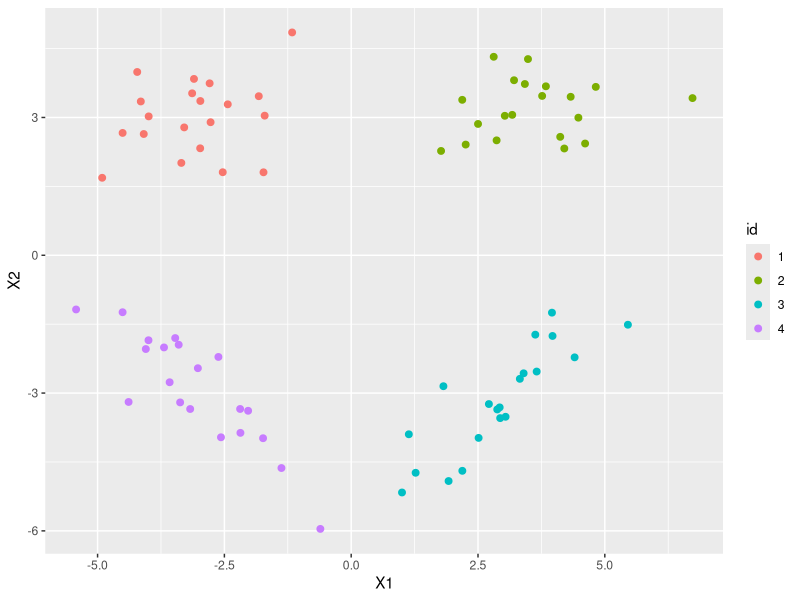
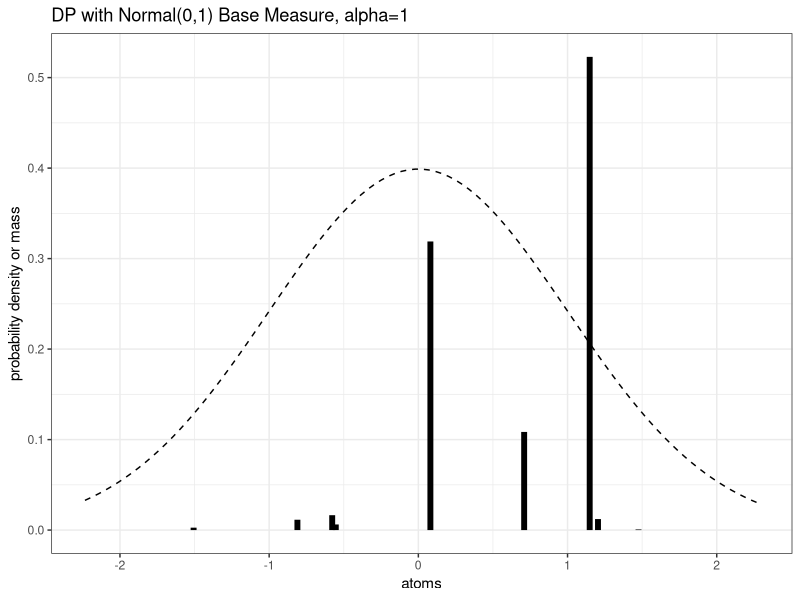
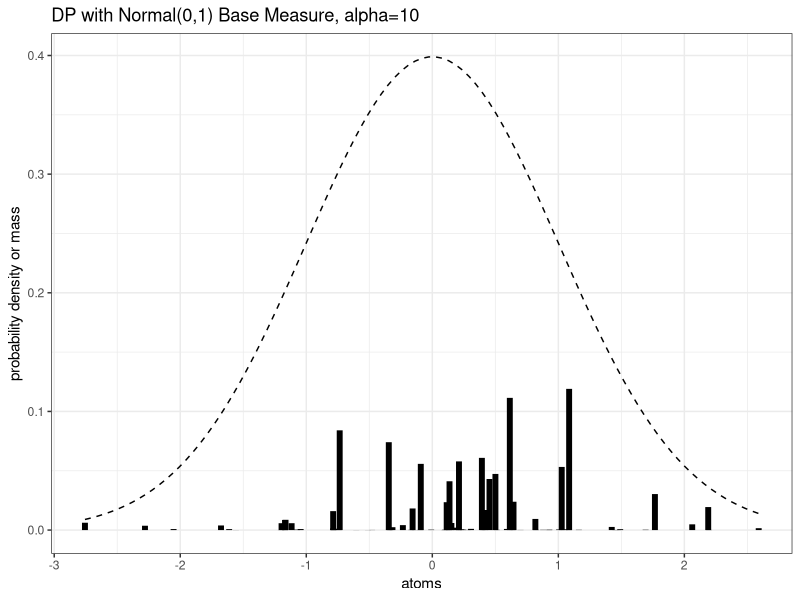
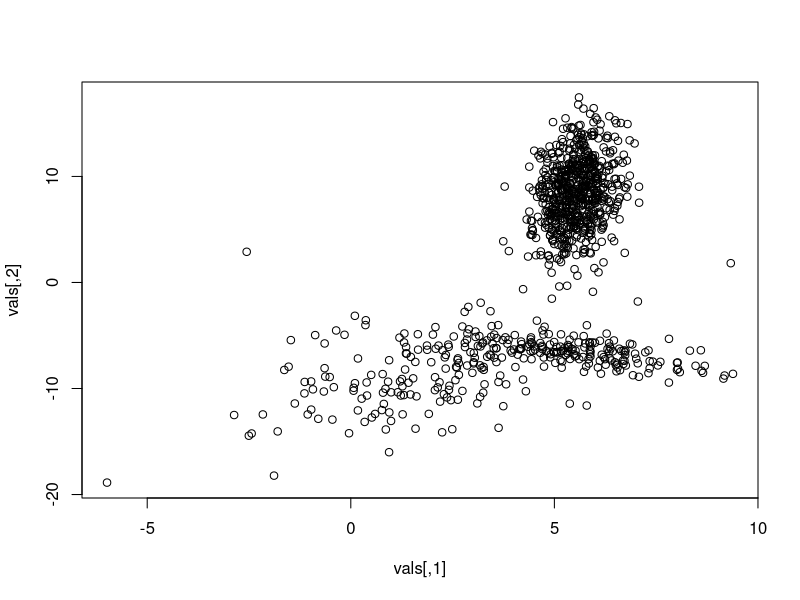
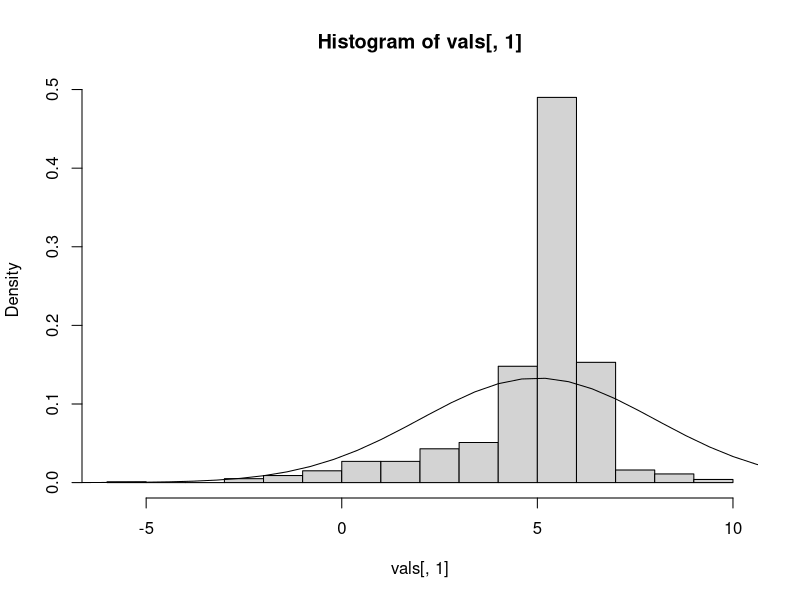
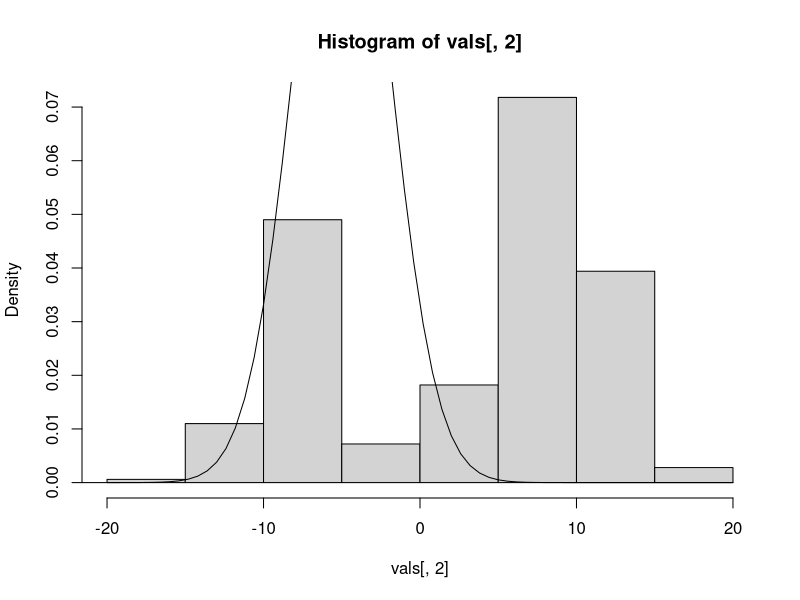
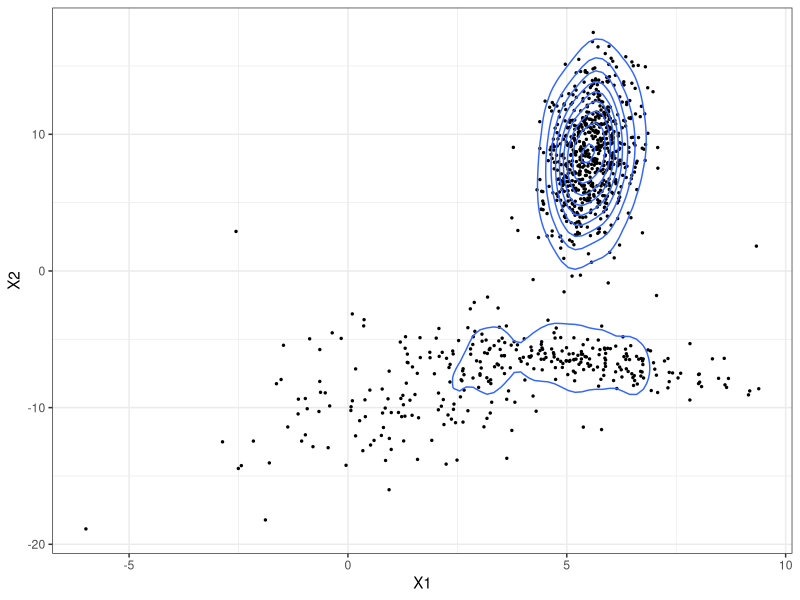

Write R code to recreate these figures, in order. (Note: this script raises an error after producing the figures.)
## ---- chunk 1
library(mvtnorm)
library(ggplot2)
#library(plyr)
#library(MCMCpack)
## ---- chunk 2
genCluster<-function(n,id,mu=c(0,0),sigma=diag(2)){
  d<-data.frame(rmvnorm(n,mean=mu,sigma=sigma))
  d$id<-id
  return(d)
}

#upper left- isotropic
red<-genCluster(20,"1",mu=c(-3,3)) #sigma=cbind(c(2,-.5),c(-.5,2))
#upper right- stretched horizontally
blue<-genCluster(20,"2",c(3,3),sigma=matrix(c(1.5,0,0,.5),nrow=2))
#lower right- positive correlation
green<-genCluster(20,"3",c(3,-3),sigma=matrix(c(1,.8,.8,1),nrow=2))
#lower left- negative correlation
black<-genCluster(20,"4",c(-3,-3),sigma=matrix(c(1,-.8,-.8,1),nrow=2))
dat<-rbind(red,blue,green,black)
ggplot(data=dat)+geom_point(aes(x=X1,y=X2,color=id),size=2)
## ---- chunk 3
rstick<-function(K,alpha){
  # returns a truncated stick breaking vector of weights
  # alpha is concentration parameter
  # K is the number of weights, set K to a large value to more closely approximate the true stick breaking distribution
  # large alpha-> few clusters
  # small alpha-> many clusters
  betas<-rbeta(K,1,alpha)
  betas[K]<-1 #truncation part
  lbetas<-log(betas)
  log_cumsum_1minus_betas<-c(0,cumsum(log(1-betas))[1:K-1])
  return(exp(lbetas+log_cumsum_1minus_betas))
}
# test this function
stopifnot(sum(rstick(1,10))==1)

rdp<-function(K,alpha,H){
  # return samples from a dirichlet process with concentration parameter alpha and base measure H.
  # uses stick breaking method rather than chinese restaurant process
  # truncates stick breaking after K clusters
  # calling H(K) should produce K random samples from distribution H
  # returns a list of probabilities and atoms
  # ie, one sample from rdp is a probability measure over the atoms
  pi_vals<-rstick(K,alpha)
  atoms<-H(K)
  return(list(probs=pi_vals,atoms=atoms))
}

visualize_dp_1d<-function(alpha,H=rnorm,H_density=dnorm,K=100){
  # handy function for visualizing 1-dimensional DPs
  # "H_density" should be the density version of "H" for plotting
  test_dp<-data.frame(rdp(K,alpha,H))
  ggbase<-ggplot(data=test_dp,aes(x=atoms,ymax=probs,ymin=0))+geom_linerange(size=2)+stat_function(fun=H_density,linetype=2)+ylab("probability density or mass")+theme_bw()
  return(ggbase)
}

visualize_dp_1d(1)+ggtitle("DP with Normal(0,1) Base Measure, alpha=1")
visualize_dp_1d(10)+ggtitle("DP with Normal(0,1) Base Measure, alpha=10")
## ---- chunk 4
rNW<-function(m,k,df,precision_matrix){
  # return a single sample from the normal-wishart distribution
  # m is mean parameter
  # k is related to "sample size" for mean. Large value==high confidence in m
  # precision_matrix is inverse of the covariance matrix
  # df is "sample size" for covariance matrix. Large value==high confidence
  # probability model:
  # Lambda ~ Wishart(precision_matrix,df)
  # equivalently, Sigma=Lambda^{-1}~ Inverse Wishart(S,nu=df+D+1) 
  # where D is dimensionality
  # mu|Sigma ~ Normal(m,(1/k)*S)
  #Lambda0<-solve(S)
  stopifnot(df>0)
  D<-length(m)
  stopifnot(all(dim(precision_matrix)==D))
  nu<-df+D+1
  Lambda<-drop(rWishart(1,df,precision_matrix))
  Sigma<-solve(Lambda)
  mean_sim<-drop(rmvnorm(1,m,Sigma/k))
  return(list(mean=mean_sim,precision=Lambda,cov=Sigma))
}
# test the function using strongly informative prior
nsim<-1000
vals<-replicate(nsim,rNW(c(5,-5),10,10,matrix(c(1,.5,.5,1),nrow=2)),simplify=FALSE)
rowMeans(sapply(vals,function(x){x$mean})) #should be (5,-5)
#empirical mean of precision matrices should be matrix(10,5,5,10)
Reduce("+",lapply(vals,function(x){x$precision}))/nsim
## ---- chunk 5
dp_gmm<-function(N,K,alpha,m,k,df,precision_matrix,verbose=FALSE){
  # return N samples from DP mixture of gaussians
  # K is truncation level of stick breaking process (upper bound on #clusters)
  # alpha is concentration parameter 
  #gaussian base measure hyperparams m,k,df, and precision matrix defined in rNW function
  probs<-rstick(K,alpha)
  params_unique<-replicate(K,rNW(m,k,df,precision_matrix),simplify=FALSE)
  params<-sample(params_unique,N,replace=TRUE,prob=probs)
  vals<-vapply(params,function(x){rmvnorm(1,x$mean,x$cov)},rep(0.0,length(m)))
  if(verbose) print(paste("Number of clusters=",length(unique(params))))
  attr(vals,"nclust")<-length(unique(params))
  return(t(vals))
}
vals<-dp_gmm(1000,100,1,c(5,-5),.1,3,matrix(c(1,.5,.5,1),nrow=2),verbose=TRUE)
#colMeans(vals) #should be about c(5,-5)
plot(vals)
hist(vals[,1],probability=TRUE) #marginal of simulated data
curve(dnorm(x,mean=5,sd=3),from=-20,to=40,add=TRUE) #compare to base meas.
hist(vals[,2],probability=TRUE)
curve(dnorm(x,mean=-5,sd=3),from=-40,to=20,add=TRUE)
ggplot(data=data.frame(vals),aes(x=X1,y=X2))+geom_point(size=.5)+geom_density2d()+theme_bw()
#ggsave("DP_GMM.pdf")
## ---- chunk 6
# truncated stick breaking posterior
rstick_post<-function(alpha,categ_counts){
  # returns a truncated stick breaking vector of weights
  # alpha is (prior) concentration parameter
  # large alpha-> few clusters
  # small alpha-> many clusters
  # categ_counts is a vector of sufficient statistics
  # categ_counts[h] is number of data points observed in category "h"
  # categ_counts = sum_{i=1}^n I(Z_i=h)
  K<-length(categ_counts)
  #compute parameter for second part of stick breaking betas
  #ss_gt = sum_{i=1}^n I(Z_i>h) for each of the categoris h=1...K
  ss_gt<-sum(categ_counts)-cumsum(categ_counts)
  betas<-rbeta(K,1+categ_counts,alpha+ss_gt)
  betas[K]<-1 #truncation part
  lbetas<-log(betas)
  log_cumsum_1minus_betas<-c(0,cumsum(log(1-betas))[1:K-1])
  return(exp(lbetas+log_cumsum_1minus_betas))
}
# test this function
stopifnot(sum(rstick_post(1,c(5,3,8))==1))
